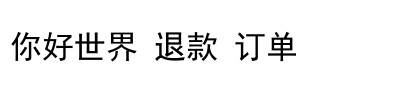
#> input picture stage2/test_chinese.png, 400 x 100 px
$ python test_ocr_params.py
#> lines starting #> are read from the running program, lines starting #| are printed output that depends on the picture
#!/usr/bin/env python3
# -*- coding: utf-8 -*-
"""
OCR预处理参数测试工具
用于测试不同预处理参数对识别效果的影响
"""

import os
import sys
from datetime import datetime
from pathlib import Path

from PIL import Image, ImageEnhance, ImageFilter, ImageStat
import pytesseract


def preprocess_image(
    image: Image.Image,
    scale: float = 2.0,
    contrast: bool = False,
    contrast_factor: float = 1.2,
    sharpen: bool = False,
) -> Image.Image:
    """OCR前图像预处理"""
    try:
        # 获取原始图像信息
        orig_size = image.size
        print(f"  原始图像尺寸={orig_size}")

        # 1. 转为灰度图（必须步骤）
        img = image.convert("L")

        # 2. 可选：轻度锐化
        if sharpen:
            img = img.filter(ImageFilter.SHARPEN)
            print("  已应用锐化")

        # 3. 可选：对比度调整
        if contrast:
            contrast_factor = max(0.8, min(2.0, contrast_factor))
            enhancer = ImageEnhance.Contrast(img)
            img = enhancer.enhance(contrast_factor)
            print(f"  已调整对比度 (factor={contrast_factor})")

        # 4. 可选：放大图像
        if scale > 1.0:
            new_size = (int(img.width * scale), int(img.height * scale))
            img = img.resize(new_size, Image.Resampling.LANCZOS)
            print(f"  已放大图像到 {new_size} (scale={scale})")

        # 输出处理后图像信息
        stat = ImageStat.Stat(img)
        print(
            f"  处理后: 尺寸={img.size}, 平均亮度={stat.mean[0]:.1f}, 标准差={stat.stddev[0]:.1f}"
        )

        return img

    except Exception as e:
        print(f"  预处理失败: {e}")
        return image


def test_ocr(image_path: str, params: dict) -> str:
    """使用指定参数测试OCR"""
    print(f"\n测试参数: {params}")

    try:
        # 加载图像
        img = Image.open(image_path)

        # 预处理
        processed = preprocess_image(
            img,
            scale=params.get("scale", 2.0),
            contrast=params.get("contrast", False),
            contrast_factor=params.get("contrast_factor", 1.2),
            sharpen=params.get("sharpen", False),
        )

        # OCR识别
        lang = "chi_sim+eng"
        config = "--oem 3 --psm 6"
        text = pytesseract.image_to_string(processed, lang=lang, config=config)

        print(f"识别结果 ({len(text)} 字符):")
        print("-" * 40)
        print(text[:500] if len(text) > 500 else text)
        print("-" * 40)

        return text

    except Exception as e:
        print(f"OCR测试失败: {e}")
        return ""


def main():
    # 查找测试图片
    test_images = [
        "test_chinese.png",
        "debug_before_crop.png",
        "debug_after_crop.png",
    ]

    # 查找screenshots目录下的最新截图
    screenshot_dir = Path("screenshots")
    if screenshot_dir.exists():
        screenshots = sorted(
            screenshot_dir.glob("*.png"), key=lambda x: x.stat().st_mtime, reverse=True
        )
        if screenshots:
            test_images.append(str(screenshots[0]))

    # 选择测试图片
    image_path = None
    for img in test_images:
        if os.path.exists(img):
            image_path = img
            break

    if not image_path:
        print("错误: 未找到测试图片")
        print(f"请确保以下文件之一存在: {test_images}")
        sys.exit(1)

    print(f"使用测试图片: {image_path}")

    # 定义测试参数组合
    test_cases = [
        {"name": "当前配置", "scale": 2.0, "contrast": False, "sharpen": False},
        {
            "name": "高对比度",
            "scale": 2.0,
            "contrast": True,
            "contrast_factor": 1.5,
            "sharpen": False,
        },
        {"name": "锐化", "scale": 2.0, "contrast": False, "sharpen": True},
        {
            "name": "锐化+对比度",
            "scale": 2.0,
            "contrast": True,
            "contrast_factor": 1.3,
            "sharpen": True,
        },
        {"name": "3倍放大", "scale": 3.0, "contrast": False, "sharpen": False},
        {
            "name": "3倍+对比度",
            "scale": 3.0,
            "contrast": True,
            "contrast_factor": 1.5,
            "sharpen": False,
        },
    ]

    print("\n" + "=" * 60)
    print("OCR预处理参数测试")
    print("=" * 60)

    results = []
    for test_case in test_cases:
        print(f"\n{'=' * 60}")
        print(f"测试: {test_case['name']}")
        print(f"{'=' * 60}")

        params = {k: v for k, v in test_case.items() if k != "name"}
        text = test_ocr(image_path, params)
#> in test_ocr, img is the input picture: PIL image 400x100 RGB; min 0, max 255, mean 240.7
#|   原始图像尺寸=(400, 100)
#> in preprocess_image, `img = img.resize(new_size, Image.Resampling.LANCZOS)`:
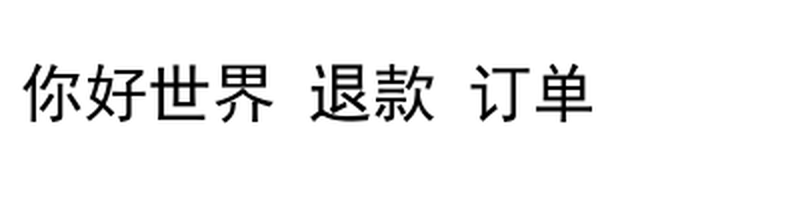
#> img: PIL image 800x200 L; min 0, max 255, mean 240.6
#|   已放大图像到 (800, 200) (scale=2.0)
#|   处理后: 尺寸=(800, 200), 平均亮度=240.6, 标准差=52.1

        results.append(
            {
                "name": test_case["name"],
                "params": params,
                "text_length": len(text),
                "chinese_chars": len([c for c in text if "\u4e00" <= c <= "\u9fff"]),
            }
        )

    # 打印对比结果
    print("\n" + "=" * 60)
    print("测试结果对比")
    print("=" * 60)
    print(f"{'配置':<15} {'总字符':<10} {'中文字符':<10}")
    print("-" * 60)
    for r in results:
        print(f"{r['name']:<15} {r['text_length']:<10} {r['chinese_chars']:<10}")

    print("\n建议:")
    best = max(results, key=lambda x: x["chinese_chars"])
    print(
        f"  识别中文字符最多的配置: {best['name']} ({best['chinese_chars']} 中文字符)"
    )


if __name__ == "__main__":
    main()
